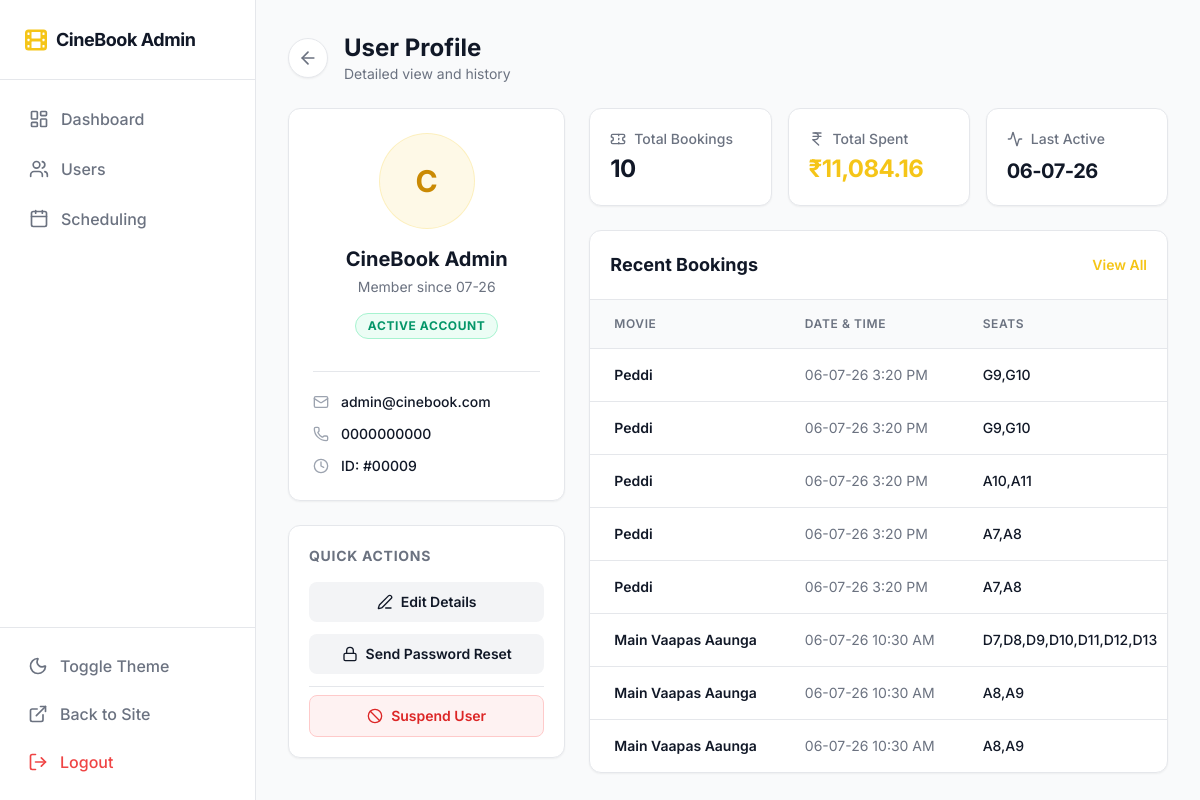
The page /admin/view_user.php?id=9 on the database its author committed.
### tables this page shows
CREATE TABLE `users` (
  `id` int(11) NOT NULL,
  `fullname` varchar(100) NOT NULL,
  `email` varchar(100) NOT NULL,
  `phone` varchar(20) NOT NULL,
  `password` varchar(255) NOT NULL,
  `created_at` timestamp NOT NULL DEFAULT current_timestamp()
);

CREATE TABLE `bookings` (
  `id` int(11) NOT NULL,
  `user_id` int(11) DEFAULT NULL,
  `showtime_id` int(11) NOT NULL,
  `seat_numbers` varchar(255) NOT NULL,
  `total_amount` decimal(10,2) NOT NULL,
  `booking_date` timestamp NOT NULL DEFAULT current_timestamp(),
  `status` enum('Confirmed','Cancelled') DEFAULT 'Confirmed',
  `refund_amount` decimal(10,2) DEFAULT NULL,
  `cancelled_at` timestamp NULL DEFAULT NULL
);

CREATE TABLE `movies` (
  `id` int(11) NOT NULL,
  `title` varchar(255) NOT NULL,
  `duration` varchar(50) NOT NULL,
  `genre` varchar(255) NOT NULL,
  `language` varchar(255) DEFAULT NULL,
  `certification` varchar(10) DEFAULT NULL,
  `synopsis` text DEFAULT NULL,
  `director` varchar(255) DEFAULT NULL,
  `release_date` varchar(100) DEFAULT NULL,
  `rating` varchar(255) DEFAULT NULL,
  `status` varchar(50) DEFAULT NULL,
  `formats` varchar(255) DEFAULT NULL,
  `trailer_url` varchar(255) DEFAULT NULL,
  `poster_image` varchar(255) DEFAULT NULL,
  `created_at` timestamp NOT NULL DEFAULT current_timestamp(),
  `is_rerelease` tinyint(1) DEFAULT 0
);

CREATE TABLE `showtimes` (
  `id` int(11) NOT NULL,
  `movie_id` int(11) NOT NULL,
  `city` varchar(100) DEFAULT NULL,
  `theater_id` varchar(100) DEFAULT NULL,
  `screen_id` varchar(50) DEFAULT NULL,
  `format` varchar(50) DEFAULT NULL,
  `language` varchar(50) DEFAULT NULL,
  `show_date` date NOT NULL,
  `show_time` time NOT NULL,
  `total_seats` int(11) DEFAULT 0,
  `price_regular` decimal(10,2) DEFAULT NULL,
  `price_premium` decimal(10,2) DEFAULT NULL,
  `price_vip` decimal(10,2) DEFAULT NULL,
  `created_at` timestamp NOT NULL DEFAULT current_timestamp()
);

### admin/view_user.php (the view, shortened to what this page needs)
<?php
require_once 'dbconnect.php';
$user_id = $_GET['id'];
$sql = "SELECT id, fullname, email, phone, created_at FROM users WHERE id = ?";
$stmt = $conn->prepare($sql);
if ($stmt) {
    $stmt->bind_param("i", $user_id);
    $stmt->execute();
    $result = $stmt->get_result();
    if ($result->num_rows === 1) {
        $user = $result->fetch_assoc();
    } else {
        header("Location: user.php?error=not_found");
        exit();
    }
} else {
    header("Location: user.php?error=sql_error");
    exit();
}
$initial = strtoupper(substr(trim($user['fullname']), 0, 1));
$member_since = date('m-y', strtotime($user['created_at']));
$stats_stmt = $conn->prepare("SELECT COUNT(*) as total_bookings, COALESCE(SUM(total_amount), 0) as total_spent FROM bookings WHERE user_id = ?");
$stats_stmt->bind_param("i", $user_id);
$stats_stmt->execute();
$user_stats = $stats_stmt->get_result()->fetch_assoc();
$real_total_bookings = $user_stats['total_bookings'];
$real_total_spent = '₹' . number_format($user_stats['total_spent'], 2);
$last_active_stmt = $conn->prepare("SELECT booking_date FROM bookings WHERE user_id = ? ORDER BY booking_date DESC LIMIT 1");
$last_active_stmt->bind_param("i", $user_id);
$last_active_stmt->execute();
$last_active_res = $last_active_stmt->get_result();
$last_active_row = $last_active_res->fetch_assoc();
$real_last_active = $last_active_row ? date('d-m-y', strtotime($last_active_row['booking_date'])) : 'No activity';
$bookings_stmt = $conn->prepare("
    SELECT b.seat_numbers, b.total_amount, b.booking_date,
           m.title as movie_title,
           s.show_date, s.show_time
    FROM bookings b
    JOIN showtimes s ON b.showtime_id = s.id
    JOIN movies m ON s.movie_id = m.id
    WHERE b.user_id = ?
    ORDER BY b.booking_date DESC
    LIMIT 10
");
$bookings_stmt->bind_param("i", $user_id);
$bookings_stmt->execute();
$bookings_result = $bookings_stmt->get_result();
$user_bookings = [];
while ($b = $bookings_result->fetch_assoc()) {
    $user_bookings[] = $b;
}
?>
<!DOCTYPE html>
<html lang="en">
<head>
    <script src="https://cdn.tailwindcss.com"></script>
</head>
<body class="bg-gray-50 dark:bg-bgMain text-gray-900 dark:text-gray-100 font-sans flex h-screen overflow-hidden">
    <?php include "sidebar.php"; ?>
    <main class="flex-1 flex flex-col h-screen overflow-hidden">
        <div class="flex-1 overflow-y-auto p-8">
            <div class="mb-6 flex items-center gap-4">
                <a href="user.php" class="flex items-center justify-center w-10 h-10 rounded-full bg-white dark:bg-bgCard border border-gray-200 dark:border-borderMain text-gray-500 hover:text-gray-900 dark:hover:text-white transition-colors shadow-sm">
                    <i data-lucide="arrow-left" class="w-5 h-5"></i>
                </a>
                <div>
                    <h1 class="text-2xl font-bold text-gray-900 dark:text-white">User Profile</h1>
                    <p class="text-gray-500 dark:text-textMuted text-sm">Detailed view and history</p>
                </div>
            </div>
            <div class="grid grid-cols-1 lg:grid-cols-3 gap-6">
                <div class="lg:col-span-1 space-y-6">
                    <div class="bg-white dark:bg-bgCard border border-gray-200 dark:border-borderMain rounded-xl p-6 shadow-sm flex flex-col items-center text-center">
                        <div class="w-24 h-24 rounded-full bg-brand/10 text-yellow-600 dark:text-brand flex items-center justify-center font-bold text-3xl border border-brand/20 mb-4">
                            <?php echo $initial; ?>
                        </div>
                        <h2 class="text-xl font-bold text-gray-900 dark:text-white mb-1">
                            <?php echo htmlspecialchars($user['fullname']); ?>
                        </h2>
                        <p class="text-gray-500 dark:text-textMuted text-sm mb-4">
                            Member since <?php echo $member_since; ?>
                        </p>
                        <span class="px-3 py-1 bg-emerald-50 dark:bg-emerald-500/10 text-emerald-600 dark:text-emerald-400 border border-emerald-200 dark:border-emerald-500/20 rounded-full text-xs font-bold uppercase tracking-wider mb-6">
                            Active Account
                        </span>
                        <div class="w-full space-y-3 text-left border-t border-gray-200 dark:border-borderMain pt-5 mt-2">
                            <div class="flex items-center gap-3 text-sm">
                                <i data-lucide="mail" class="w-4 h-4 text-gray-400 dark:text-textMuted"></i>
                                <span class="font-medium text-gray-900 dark:text-gray-200"><?php echo htmlspecialchars($user['email']); ?></span>
                            </div>
                            <div class="flex items-center gap-3 text-sm">
                                <i data-lucide="phone" class="w-4 h-4 text-gray-400 dark:text-textMuted"></i>
                                <span class="font-medium text-gray-900 dark:text-gray-200">
                                    <?php echo !empty($user['phone']) ? htmlspecialchars($user['phone']) : 'No phone provided'; ?>
                                </span>
                            </div>
                            <div class="flex items-center gap-3 text-sm">
                                <i data-lucide="clock" class="w-4 h-4 text-gray-400 dark:text-textMuted"></i>
                                <span class="font-medium text-gray-900 dark:text-gray-200">ID: #<?php echo str_pad($user['id'], 5, "0", STR_PAD_LEFT); ?></span>
                            </div>
                        </div>
                    </div>
                    <div class="bg-white dark:bg-bgCard border border-gray-200 dark:border-borderMain rounded-xl p-5 shadow-sm">
                        <h3 class="text-sm font-bold uppercase tracking-wider text-gray-500 dark:text-textMuted mb-4">Quick Actions</h3>
                        <div class="space-y-3">
                            <button class="w-full flex items-center justify-center gap-2 bg-gray-100 dark:bg-inputBg hover:bg-gray-200 dark:hover:bg-borderMain text-gray-900 dark:text-white py-2.5 rounded-lg text-sm font-semibold transition-colors">
                                <i data-lucide="edit-3" class="w-4 h-4"></i> Edit Details
                            </button>
                            <button class="w-full flex items-center justify-center gap-2 bg-gray-100 dark:bg-inputBg hover:bg-gray-200 dark:hover:bg-borderMain text-gray-900 dark:text-white py-2.5 rounded-lg text-sm font-semibold transition-colors">
                                <i data-lucide="lock" class="w-4 h-4"></i> Send Password Reset
                            </button>
                            <div class="pt-2 border-t border-gray-200 dark:border-borderMain mt-2">
                                <button class="w-full flex items-center justify-center gap-2 bg-red-50 dark:bg-red-500/10 hover:bg-red-100 dark:hover:bg-red-500/20 text-red-600 dark:text-red-400 py-2.5 rounded-lg text-sm font-semibold transition-colors border border-red-200 dark:border-red-500/20">
                                    <i data-lucide="ban" class="w-4 h-4"></i> Suspend User
                                </button>
                            </div>
                        </div>
                    </div>
                </div>
                <div class="lg:col-span-2 space-y-6">
                    <div class="grid grid-cols-1 sm:grid-cols-3 gap-4">
                        <div class="bg-white dark:bg-bgCard border border-gray-200 dark:border-borderMain rounded-xl p-5 shadow-sm flex flex-col justify-center">
                            <p class="text-sm font-medium text-gray-500 dark:text-textMuted mb-1 flex items-center gap-2">
                                <i data-lucide="ticket" class="w-4 h-4"></i> Total Bookings
                            </p>
                            <h3 class="text-2xl font-bold tracking-tight text-gray-900 dark:text-white"><?php echo $real_total_bookings; ?></h3>
                        </div>
                        <div class="bg-white dark:bg-bgCard border border-gray-200 dark:border-borderMain rounded-xl p-5 shadow-sm flex flex-col justify-center">
                            <p class="text-sm font-medium text-gray-500 dark:text-textMuted mb-1 flex items-center gap-2">
                                <i data-lucide="indian-rupee" class="w-4 h-4"></i> Total Spent
                            </p>
                            <h3 class="text-2xl font-bold tracking-tight text-brand"><?php echo $real_total_spent; ?></h3>
                        </div>
                        <div class="bg-white dark:bg-bgCard border border-gray-200 dark:border-borderMain rounded-xl p-5 shadow-sm flex flex-col justify-center">
                            <p class="text-sm font-medium text-gray-500 dark:text-textMuted mb-1 flex items-center gap-2">
                                <i data-lucide="activity" class="w-4 h-4"></i> Last Active
                            </p>
                            <h3 class="text-xl font-bold tracking-tight text-gray-900 dark:text-white mt-1"><?php echo $real_last_active; ?></h3>
                        </div>
                    </div>
                    <div class="bg-white dark:bg-bgCard border border-gray-200 dark:border-borderMain rounded-xl flex flex-col shadow-sm">
                        <div class="p-5 border-b border-gray-200 dark:border-borderMain flex justify-between items-center">
                            <h2 class="text-lg font-bold text-gray-900 dark:text-white">Recent Bookings</h2>
                            <button class="text-sm font-semibold text-brand hover:text-yellow-400 transition-colors">View All</button>
                        </div>
                        <div class="overflow-x-auto">
                            <table class="w-full text-left border-collapse whitespace-nowrap">
                                <thead>
                                    <tr class="bg-gray-50 dark:bg-bgMain/50 text-xs uppercase text-gray-500 dark:text-textMuted tracking-wider border-b border-gray-200 dark:border-borderMain">
                                        <th class="px-6 py-4 font-semibold">Movie</th>
                                        <th class="px-6 py-4 font-semibold">Date & Time</th>
                                        <th class="px-6 py-4 font-semibold">Seats</th>
                                    </tr>
                                </thead>
                                <tbody class="divide-y divide-gray-200 dark:divide-borderMain text-sm">
                                    <?php if (!empty($user_bookings)): ?>
                                        <?php foreach ($user_bookings as $booking):
                                            $show_datetime = strtotime($booking['show_date'] . ' ' . $booking['show_time']);
                                            $booking_date_fmt = date('d-m-y g:i A', $show_datetime);
                                        ?>
                                        <tr class="hover:bg-gray-50 dark:hover:bg-bgMain/50 transition-colors">
                                            <td class="px-6 py-4 font-semibold text-gray-900 dark:text-gray-100"><?php echo htmlspecialchars($booking['movie_title']); ?></td>
                                            <td class="px-6 py-4 text-gray-500 dark:text-textMuted"><?php echo $booking_date_fmt; ?></td>
                                            <td class="px-6 py-4 text-gray-900 dark:text-gray-200 font-medium"><?php echo htmlspecialchars($booking['seat_numbers']); ?></td>
                                        </tr>
                                        <?php endforeach; ?>
                                    <?php else: ?>
                                        <tr>
                                            <td colspan="5" class="px-6 py-8 text-center text-gray-500 dark:text-textMuted">No bookings found for this user.</td>
                                        </tr>
                                    <?php endif; ?>
                                </tbody>
                            </table>
                        </div>
                    </div>
                </div>
            </div>
        </div>
    </main>
</body>
</html>

### admin/view_user.php (style rules this page uses)
body, aside, div, header, input, button, table, tr, td, th { transition: background-color 0.2s, border-color 0.2s, color 0.2s; }

### rows shown on the page
users: fullname "C", fullname "CineBook Admin", created_at "07-26", email "admin@cinebook.com", phone "0000000000", id "00009"
bookings: booking_date "06-07-26", movies.title "Peddi", showtime.show_time "06-07-26 3:20 PM", seat_numbers "G9,G10"
bookings: movies.title "Peddi", showtime.show_time "06-07-26 3:20 PM", seat_numbers "G9,G10"
bookings: movies.title "Peddi", showtime.show_time "06-07-26 3:20 PM", seat_numbers "A10,A11"
bookings: movies.title "Peddi", showtime.show_time "06-07-26 3:20 PM", seat_numbers "A7,A8"
bookings: movies.title "Peddi", showtime.show_time "06-07-26 3:20 PM", seat_numbers "A7,A8"
bookings: movies.title "Main Vaapas Aaunga", showtime.show_time "06-07-26 10:30 AM", seat_numbers "D7,D8,D9,D10,D11,D12,D13"
bookings: movies.title "Main Vaapas Aaunga", showtime.show_time "06-07-26 10:30 AM", seat_numbers "A8,A9"
bookings: movies.title "Main Vaapas Aaunga", showtime.show_time "06-07-26 10:30 AM", seat_numbers "A8,A9"

### other values the page prints
$real_total_bookings "10"
$real_total_spent "₹11,084.16"
